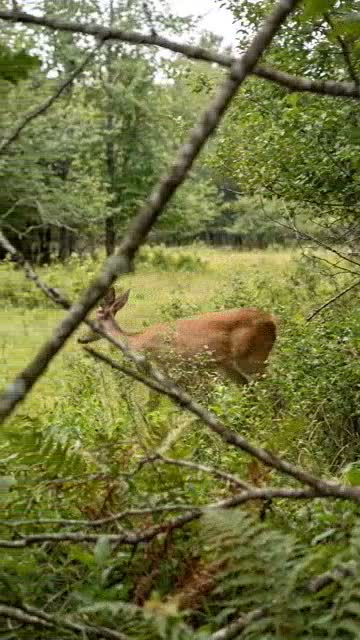
#> input picture workspaces/lirik_vibes/projects/tes_01/frame_clip1.jpg, 360 x 640 px
$ python qa_gate.py --file ../../workspaces/lirik_vibes/projects/tes_01/frame_clip1.jpg
#> lines starting #> are read from the running program, lines starting #| are printed output that depends on the picture
#!/usr/bin/env python3
"""
ContentStudio Asset QA Gate (engine/assets/qa_gate.py)

Gerbang verifikasi tunggal untuk SEMUA output worker. Setiap aset wajib lolos
sebelum dianggap valid oleh router.

Pemeriksaan:
  1. File ada dan ukuran layak (gambar/video > 15 KB).
  2. Magic bytes asli sesuai ekstensi (menolak HTML/JSON error yang disamarkan).
  3. ffprobe: stream valid, durasi > 0 untuk video/audio, resolusi layak.
  4. Anti-frame kosong: sampel frame (detik ke-1 / tengah) tidak boleh hitam
     pekat atau satu warna solid polos.
  5. Metadata ringan untuk clip/stock bila metadata disediakan.

Semua pemeriksaan degradable: bila ffprobe/ffmpeg/Pillow tidak tersedia,
pemeriksaan terkait dilewati dan alasannya dilaporkan (bukan crash).
"""

import sys
import os

_script_dir = os.path.dirname(os.path.abspath(__file__))
if sys.path and sys.path[0] == _script_dir:
    sys.path.pop(0)
_engine_dir = os.path.dirname(_script_dir)
_root_dir = os.path.dirname(_engine_dir)
for _p in (_engine_dir, _root_dir):
    if _p not in sys.path:
        sys.path.append(_p)

import json
import shutil
import subprocess
import tempfile
from typing import Any, Dict, Optional, Tuple

from engine.runtime import get_ffmpeg_bin, get_ffprobe_bin

MIN_IMAGE_BYTES = 15 * 1024
MIN_VIDEO_BYTES = 15 * 1024
MIN_AUDIO_BYTES = 8 * 1024

IMAGE_EXTS = {".jpg", ".jpeg", ".png", ".webp", ".bmp", ".gif"}
VIDEO_EXTS = {".mp4", ".mov", ".m4v", ".webm", ".mkv", ".avi"}
AUDIO_EXTS = {".mp3", ".wav", ".m4a", ".aac", ".ogg", ".flac"}

# Batas deteksi frame kosong.
SOLID_STD_THRESHOLD = 2.0
DARK_MEAN_THRESHOLD = 6.0


def _expected_kind(expected_type: str) -> Tuple[str, ...]:
    token = str(expected_type or "").strip().lower()
    if token in ("image", "photo", "thumbnail", "still", "graphic", "picture"):
        return ("image",)
    if token in ("video", "clip", "footage"):
        return ("video",)
    if token == "stock":
        return ("image", "video")
    if token in ("audio", "voice", "bgm", "sound"):
        return ("audio",)
    return ("image", "video", "audio")


def sniff_kind(file_path: str) -> str:
    """Deteksi jenis media dari magic bytes, bukan dari ekstensi."""
    try:
        with open(file_path, "rb") as f:
            head = f.read(64)
    except Exception:
        return "unknown"
    if len(head) < 12:
        return "unknown"
    if head.startswith(b"\xff\xd8\xff"):
        return "image"
    if head.startswith(b"\x89PNG\r\n\x1a\n"):
        return "image"
    if head.startswith(b"GIF8"):
        return "image"
    if head.startswith(b"BM"):
        return "image"
    if head.startswith(b"RIFF") and head[8:12] == b"WEBP":
        return "image"
    if head[4:8] == b"ftyp":
        brand = head[8:12]
        if brand in (b"M4A ", b"M4B "):
            return "audio"
        return "video"
    if head.startswith(b"\x1a\x45\xdf\xa3"):
        return "video"
    if head.startswith(b"OggS"):
        return "audio"
    if head.startswith(b"fLaC"):
        return "audio"
    if head.startswith(b"ID3"):
        return "audio"
    if head[0] == 0xFF and (head[1] & 0xE0) == 0xE0:
        return "audio"
    if head.startswith(b"RIFF") and head[8:12] == b"WAVE":
        return "audio"
    if head.startswith(b"RIFF") and head[8:12] == b"AVI ":
        return "video"
    return "unknown"


# [35 lines left out: function probe_media, not called in this run]


def _stats_from_image(file_path: str) -> Optional[Tuple[float, float]]:
    """Rata-rata & standar deviasi kecerahan via Pillow bila tersedia."""
    try:
        from PIL import Image  # type: ignore
    except Exception:
        return None
    try:
        with Image.open(file_path) as img:
            gray = img.convert("L").resize((48, 48))
            pixels = list(gray.getdata())
    except Exception:
        return None
    if not pixels:
        return None
    mean = sum(pixels) / float(len(pixels))
    variance = sum((p - mean) ** 2 for p in pixels) / float(len(pixels))
    return mean, variance ** 0.5


# [24 lines left out: function _stats_from_video_frame, not called in this run]


def frame_stats(file_path: str, kind: str) -> Tuple[Optional[Tuple[float, float]], str]:
    """Statistik kecerahan frame sampel + catatan metode."""
    if kind == "image":
        stats = _stats_from_image(file_path)
        if stats:
            return stats, "pillow"
        stats = _stats_from_video_frame(file_path)
        if stats:
            return stats, "ffmpeg"
        return None, "unavailable"
    if kind == "video":
        stats = _stats_from_video_frame(file_path)
        if stats:
            return stats, "ffmpeg"
        return None, "unavailable"
    return None, "not_applicable"


def verify_asset(
    file_path: str,
    expected_type: str = "auto",
    visual_goal: str = "",
    metadata: Optional[Dict[str, Any]] = None,
) -> Tuple[bool, str]:
    """
    Verifikasi satu aset. Mengembalikan (ok, reason).

    `expected_type`: image|video|audio|stock|auto (grup toleran).
    `metadata`: opsional; hanya key yang ada yang diperiksa.
    """
    if not file_path or not os.path.exists(file_path):
        return False, "File tidak ditemukan"
    if os.path.isdir(file_path):
        return False, "Path adalah direktori, bukan file"

    size = os.path.getsize(file_path)
    if size <= 0:
        return False, "File kosong (0 byte)"

    kind = sniff_kind(file_path)
    if kind == "unknown":
        ext = os.path.splitext(file_path)[1].lower()
        return False, "Magic bytes tidak dikenali, kemungkinan HTML/JSON error (ekstensi %s)" % (ext or "-")

    allowed = _expected_kind(expected_type)
    if kind not in allowed:
        return False, "Jenis file %s tidak sesuai target %s" % (kind, "/".join(allowed))

    min_bytes = MIN_IMAGE_BYTES if kind == "image" else (MIN_VIDEO_BYTES if kind == "video" else MIN_AUDIO_BYTES)
    if size < min_bytes:
        return False, "Ukuran file terlalu kecil (%d byte < %d byte)" % (size, min_bytes)

    probe = probe_media(file_path) if kind in ("video", "audio") else None
    if kind in ("video", "audio"):
        if probe is None:
            if kind == "video":
                return False, "ffprobe tidak tersedia, durasi video tidak bisa diverifikasi"
        else:
            if not probe.get("streams"):
                return False, "ffprobe tidak menemukan stream yang valid"
            if probe["duration"] <= 0:
                return False, "Durasi media 0 detik"
            if kind == "video":
                if not probe.get("video"):
                    return False, "Tidak ada stream video"
                if probe["width"] < 160 or probe["height"] < 160:
                    return False, "Resolusi video terlalu kecil (%dx%d)" % (probe["width"], probe["height"])
    elif kind == "image":
        try:
            from PIL import Image  # type: ignore
            with Image.open(file_path) as img:
                width, height = img.size
            if width < 160 or height < 160:
                return False, "Resolusi gambar terlalu kecil (%dx%d)" % (width, height)
        except ImportError:
            pass
        except Exception:
            return False, "Gambar korup atau tidak bisa dibaca"

    stats, method = frame_stats(file_path, kind)
    if stats is not None:
        mean, spread = stats
        if spread < SOLID_STD_THRESHOLD:
            return False, "Frame sampel satu warna solid polos (std %.2f)" % spread
        if mean < DARK_MEAN_THRESHOLD:
            return False, "Frame sampel terlalu gelap/hitam pekat (mean %.2f)" % mean

    if metadata:
        check = _check_metadata(probe, metadata)
        if check:
            return False, check

    note = "" if method not in ("unavailable",) else " (cek frame dilewati: tool tidak tersedia)"
    return True, "Aset valid%s" % note


# [22 lines left out: function _check_metadata, not called in this run]


def quick_check(file_path: str, expected_type: str = "auto") -> Dict[str, Any]:
    ok, reason = verify_asset(file_path, expected_type)
    return {"ok": ok, "reason": reason, "file": file_path, "kind": sniff_kind(file_path)}


def cli_main(argv=None) -> int:
    import argparse

    parser = argparse.ArgumentParser(prog="qa_gate.py", description="ContentStudio Asset QA Gate")
    parser.add_argument("--file", required=True)
    parser.add_argument("--type", default="auto", dest="expected_type")
    args = parser.parse_args(argv if argv is not None else sys.argv[1:])
    print(json.dumps(quick_check(args.file, args.expected_type), indent=2, ensure_ascii=False))
#> in verify_asset, img is the input picture: PIL image 360x640 RGB; mean R, G, B 113.8, 116.6, 64.8
#> in _stats_from_image, `gray = img.convert("L").resize((48, 48))`:
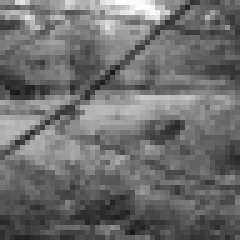
#> gray: PIL image 48x48 L (shown 5 times larger); min 25, max 255, mean 109.8
#> in _stats_from_image, `pixels = list(gray.getdata())`: pixels = 2304 values, max 255 at index 24, min 25 at index 694, mean 109.8
#> in _stats_from_image, `mean = sum(pixels) / float(len(pixels))`: mean = 109.8
#> in _stats_from_image, `variance = sum((p - mean) ** 2 for p in pixels) / float(len(pixels))`: variance = 1481.1
#> in frame_stats, `stats = _stats_from_image(file_path)`: stats = (109.8, 38.48)
#> in verify_asset, `stats, method = frame_stats(file_path, kind)`: method = 'pillow'
#> in verify_asset, `mean, spread = stats`: mean = 109.8; spread = 38.48
#> in verify_asset, `note = "" if method not in ("unavailable",) else " (cek frame dilewati..`: note = ''
#> in quick_check, `ok, reason = verify_asset(file_path, expected_type)`: ok = True; reason = 'Aset valid'
    return 0


if __name__ == "__main__":
    raise SystemExit(cli_main())
#> (the program exits here)

$ run again, on workspaces/lirik_vibes/projects/tes_01/sheet_v3.jpg
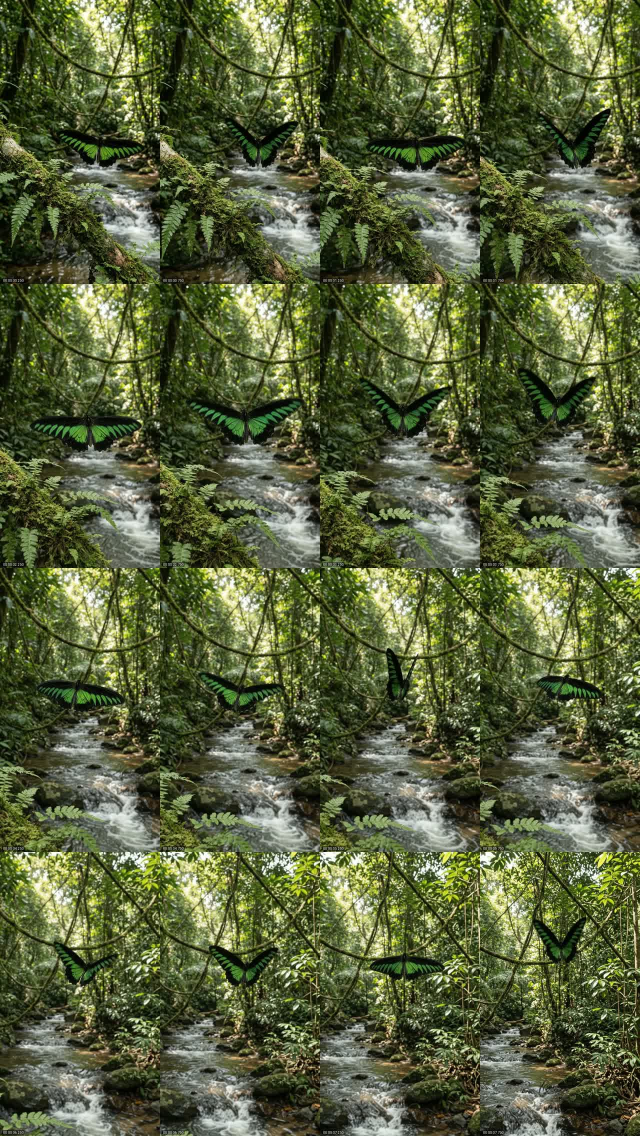
#> input picture workspaces/lirik_vibes/projects/tes_01/sheet_v3.jpg, 1280 x 2272 px (shown at 1/2 size)
#> in verify_asset, img is the input picture: PIL image 1280x2272 RGB; mean R, G, B 88, 97.1, 60.2
#> in _stats_from_image, `gray = img.convert("L").resize((48, 48))`:
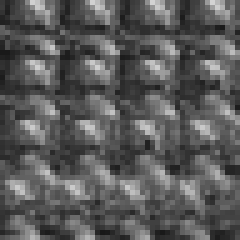
#> gray: PIL image 48x48 L (shown 5 times larger); min 24, max 211, mean 90.1
#> pixels = 2304 values, max 211 at index 42, min 24 at index 2228, mean 90.13
#> in _stats_from_image, `mean = sum(pixels) / float(len(pixels))`: mean = 90.13
#> variance = 1367.4
#> in frame_stats, `stats = _stats_from_image(file_path)`: stats = (90.13, 36.98)
#> in verify_asset, `stats, method = frame_stats(file_path, kind)`: method = 'pillow'
#> in verify_asset, `mean, spread = stats`: mean = 90.13; spread = 36.98
#> note = ''
#> ok = True; reason = 'Aset valid'
